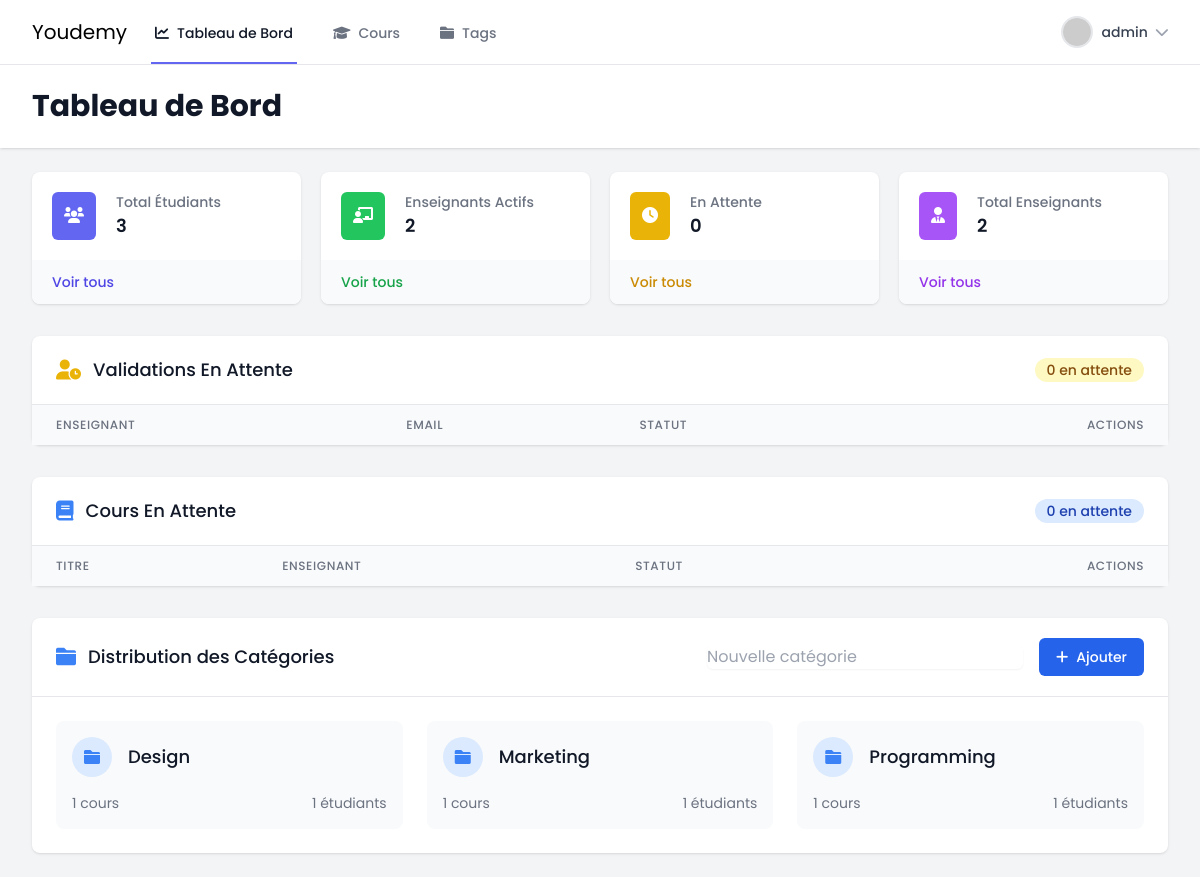
The app's page /views/admin/dashboard.php (signed in), older data.
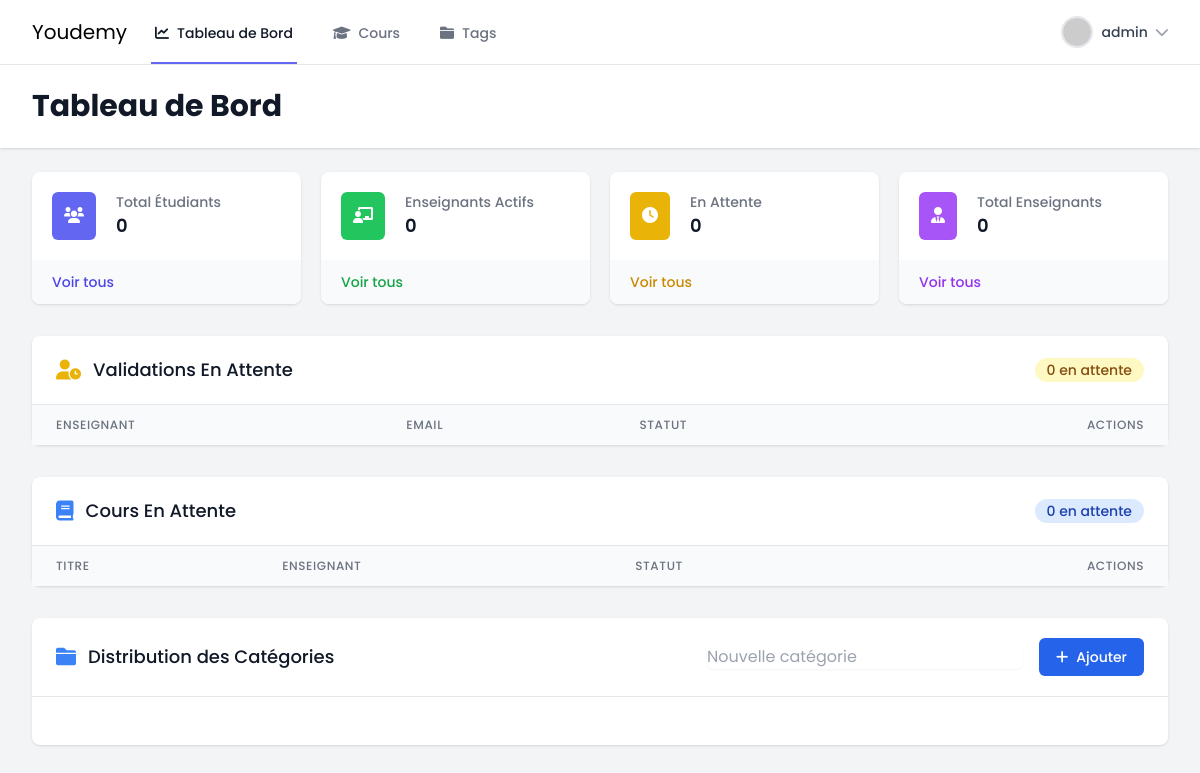
The same page, newer data.
### tables this page shows
CREATE TABLE categories (
    id_categorie INT PRIMARY KEY AUTO_INCREMENT,
    nom VARCHAR(100) NOT NULL UNIQUE
);

CREATE TABLE utilisateurs (
    id INT PRIMARY KEY AUTO_INCREMENT,
    nom VARCHAR(100) NOT NULL,
    email VARCHAR(100) NOT NULL UNIQUE,
    password VARCHAR(255) NOT NULL,
    role ENUM('admin', 'enseignant', 'etudiant') NOT NULL,
    status ENUM('actif', 'inactif', 'en_attente') NOT NULL DEFAULT 'en_attente'
);

### models/Admin.php (called while the page is built, shortened)
<?php
class Admin extends User
{
    public function getAllUsers()
    {
        try {
            $db = Database::getInstance();
            $conn = $db->getConnection();
            $stmt = $conn->prepare("
                SELECT * FROM utilisateurs
                WHERE NOT (role = 'enseignant' AND status = 'inactif')
                ORDER BY FIELD(role, 'admin', 'enseignant', 'etudiant'),
                         FIELD(status, 'actif', 'en_attente', 'inactif'),
                         nom
            ");
            $stmt->execute();
            return $stmt->fetchAll(PDO::FETCH_ASSOC);
        } catch (PDOException $e) {
            return ['error' => 'Erreur lors de la récupération des utilisateurs: ' . $e->getMessage()];
        }
    }
}

### models/Category.php (called while the page is built, shortened)
<?php
class Category {
    public static function getAllCategoriesWithStats() {
        $db = Database::getInstance();
        $conn = $db->getConnection();
        $query = "
            SELECT
                c.id_categorie,
                c.nom,
                COUNT(DISTINCT co.id) as cours_count,
                COUNT(DISTINCT i.id_etudiant) as students_count
            FROM categories c
            LEFT JOIN cours co ON c.id_categorie = co.id_categorie
            LEFT JOIN inscriptions i ON co.id = i.id_cours
            GROUP BY c.id_categorie, c.nom
            ORDER BY c.nom ASC
        ";
        $stmt = $conn->query($query);
        return $stmt->fetchAll(PDO::FETCH_ASSOC);
    }
}

### views/admin/dashboard.php (the view, shortened to what the changed rows need)
<?php
require_once __DIR__ . '/../../models/Admin.php';
require_once __DIR__ . '/../../models/Category.php';
try {
  $admin = new Admin(
    $_SESSION['user']['nom'],
    $_SESSION['user']['email'],
    '',
    'admin',
    'actif'
  );
  $allUsers = $admin->getAllUsers();
  $totalStudents = count(array_filter($allUsers, function ($user) {
    return $user['role'] === 'etudiant';
  }));
  $totalTeachers = count(array_filter($allUsers, function ($user) {
    return $user['role'] === 'enseignant';
  }));
  $activeTeachers = count(array_filter($allUsers, function ($user) {
    return $user['role'] === 'enseignant' && $user['status'] === 'actif';
  }));
  $pendingTeachers = count(array_filter($allUsers, function ($user) {
    return $user['role'] === 'enseignant' && $user['status'] === 'en_attente';
  }));
  $categories = Category::getAllCategoriesWithStats();
} catch (Exception $e) {
  die("Erreur: " . $e->getMessage());
}
?>
<!DOCTYPE html>
<html lang="fr" class="h-full bg-gray-100">
<head>
  <script src="https://cdn.tailwindcss.com"></script>
  <link rel="stylesheet" href="https://cdnjs.cloudflare.com/ajax/libs/font-awesome/6.0.0/css/all.min.css">
</head>
<body class="h-full">
  <div class="min-h-full">
    <nav class="bg-white border-b border-gray-200 fixed w-full z-30 top-0">
      <div class="max-w-7xl mx-auto px-4 sm:px-6 lg:px-8">
        <div class="flex justify-between h-16">
          <div class="flex">
            <div class="flex-shrink-0 flex items-center">
              <h2 class="text-xl ">Youdemy</h2>
            </div>
          </div>
        </div>
      </div>
    </nav>
<header class="bg-white shadow mt-16">
      <div class="max-w-7xl mx-auto py-6 px-4 sm:px-6 lg:px-8">
        <h1 class="text-3xl font-bold text-gray-900">Tableau de Bord</h1>
      </div>
    </header>
    <main class="max-w-7xl mx-auto py-6 sm:px-6 lg:px-8">
      <div class="grid grid-cols-1 gap-5 sm:grid-cols-2 lg:grid-cols-4">
        <div class="bg-white overflow-hidden shadow rounded-lg">
          <div class="p-5">
            <div class="flex items-center">
              <div class="ml-5 w-0 flex-1">
                <dl>
                  <dt class="text-sm font-medium text-gray-500 truncate">Total Étudiants</dt>
                  <dd class="text-lg font-semibold text-gray-900"><?php echo $totalStudents; ?></dd>
                </dl>
              </div>
            </div>
          </div>
        </div>
        <div class="bg-white overflow-hidden shadow rounded-lg">
          <div class="p-5">
            <div class="flex items-center">
              <div class="ml-5 w-0 flex-1">
                <dl>
                  <dt class="text-sm font-medium text-gray-500 truncate">Enseignants Actifs</dt>
                  <dd class="text-lg font-semibold text-gray-900"><?php echo $activeTeachers; ?></dd>
                </dl>
              </div>
            </div>
          </div>
        </div>
        <div class="bg-white overflow-hidden shadow rounded-lg">
          <div class="p-5">
            <div class="flex items-center">
              <div class="ml-5 w-0 flex-1">
                <dl>
                  <dt class="text-sm font-medium text-gray-500 truncate">En Attente</dt>
                  <dd class="text-lg font-semibold text-gray-900"><?php echo $pendingTeachers; ?></dd>
                </dl>
              </div>
            </div>
          </div>
        </div>
        <div class="bg-white overflow-hidden shadow rounded-lg">
          <div class="p-5">
            <div class="flex items-center">
              <div class="ml-5 w-0 flex-1">
                <dl>
                  <dt class="text-sm font-medium text-gray-500 truncate">Total Enseignants</dt>
                  <dd class="text-lg font-semibold text-gray-900"><?php echo $totalTeachers; ?></dd>
                </dl>
              </div>
            </div>
          </div>
        </div>
      </div>
      <div class="mt-8">
        <div class="bg-white shadow rounded-lg">
          <div class="px-4 py-5 sm:px-6 flex justify-between items-center">
            <div class="flex items-center">
              <i class="fas fa-user-clock text-yellow-500 text-xl mr-3"></i>
              <h3 class="text-lg leading-6 font-medium text-gray-900">Validations En Attente</h3>
            </div>
            <span class="inline-flex items-center px-3 py-0.5 rounded-full text-sm font-medium bg-yellow-100 text-yellow-800">
              <?php echo $pendingTeachers; ?> en attente
            </span>
          </div>
          <div class="border-t border-gray-200">
            <div class="overflow-x-auto">
              <table class="min-w-full divide-y divide-gray-200">
                <thead class="bg-gray-50">
                  <tr>
                    <th class="px-6 py-3 text-left text-xs font-medium text-gray-500 uppercase tracking-wider">Enseignant</th>
                    <th class="px-6 py-3 text-left text-xs font-medium text-gray-500 uppercase tracking-wider">Email</th>
                    <th class="px-6 py-3 text-left text-xs font-medium text-gray-500 uppercase tracking-wider">Statut</th>
                    <th class="px-6 py-3 text-right text-xs font-medium text-gray-500 uppercase tracking-wider">Actions</th>
                  </tr>
                </thead>
              </table>
            </div>
          </div>
        </div>
      </div>
      <div class="mt-8">
        <div class="bg-white shadow rounded-lg">
          <div class="border-t border-gray-200">
            <div class="overflow-x-auto">
              <table class="min-w-full divide-y divide-gray-200">
                <thead class="bg-gray-50">
                  <tr>
                    <th class="px-6 py-3 text-left text-xs font-medium text-gray-500 uppercase tracking-wider">Titre</th>
                    <th class="px-6 py-3 text-left text-xs font-medium text-gray-500 uppercase tracking-wider">Enseignant</th>
                    <th class="px-6 py-3 text-left text-xs font-medium text-gray-500 uppercase tracking-wider">Statut</th>
                    <th class="px-6 py-3 text-right text-xs font-medium text-gray-500 uppercase tracking-wider">Actions</th>
                  </tr>
                </thead>
              </table>
            </div>
          </div>
        </div>
      </div>
      <div class="mt-8">
        <div class="bg-white shadow rounded-lg">
          <div class="px-4 py-5 sm:px-6 flex justify-between items-center">
            <div class="flex items-center">
            </div>
            <form method="POST" class="flex items-center space-x-4">
            </form>
          </div>
          <div class="border-t border-gray-200">
            <div class="p-6 grid grid-cols-1 gap-6 sm:grid-cols-2 lg:grid-cols-3">
              <?php foreach ($categories as $category): ?>
                <div class="bg-gray-50 rounded-lg p-4 hover:shadow-md transition-all">
                  <form method="POST" class="flex flex-col h-full">
                    <div class="flex items-center justify-between mb-4">
                      <div class="flex items-center">
                        <div class="w-10 h-10 rounded-full bg-blue-100 flex items-center justify-center">
                          <i class="fas fa-folder text-blue-500"></i>
                        </div>
                        <input type="text" name="nom" value="<?php echo htmlspecialchars($category['nom']); ?>"
                          class="ml-3 text-lg font-medium text-gray-900 border-0 bg-transparent focus:ring-2 focus:ring-indigo-500 rounded p-1">
                      </div>
                      <div class="flex items-center space-x-2">
                        <a href="edit_category.php?id=<?php echo $category['id_categorie']; ?>"
                          class="text-gray-400 text-xl hover:text-blue-500">
                        </a>
                        <button type="submit" name="action" value="delete"
                          onclick="return confirm('Êtes-vous sûr de vouloir supprimer cette catégorie ?');"
                          class="text-gray-400 text-xl hover:text-red-500">
                        </button>
                      </div>
                    </div>
                    <div class="flex items-center justify-between text-sm text-gray-500 mt-auto">
                      <span><?php echo $category['cours_count']; ?> cours</span>
                      <span><?php echo $category['students_count']; ?> étudiants</span>
                    </div>
                  </form>
                </div>
              <?php endforeach; ?>
            </div>
          </div>
        </div>
      </div>
    </main>
  </div>
</body>
</html>

Row changes from the older to the newer data that the page shows:
removed categories: nom "Design", cours_count "1", students_count "1"
removed categories: nom "Marketing", cours_count "1", students_count "1"
removed categories: nom "Programming", cours_count "1", students_count "1"
now on this page (row unchanged): utilisateurs: role "0"
Text that changed along with them:
$totalStudents: "3" → (not shown)
$activeTeachers: "2" → (not shown)
$pendingTeachers: "0" → (not shown)
$totalTeachers: "2" → (not shown)
